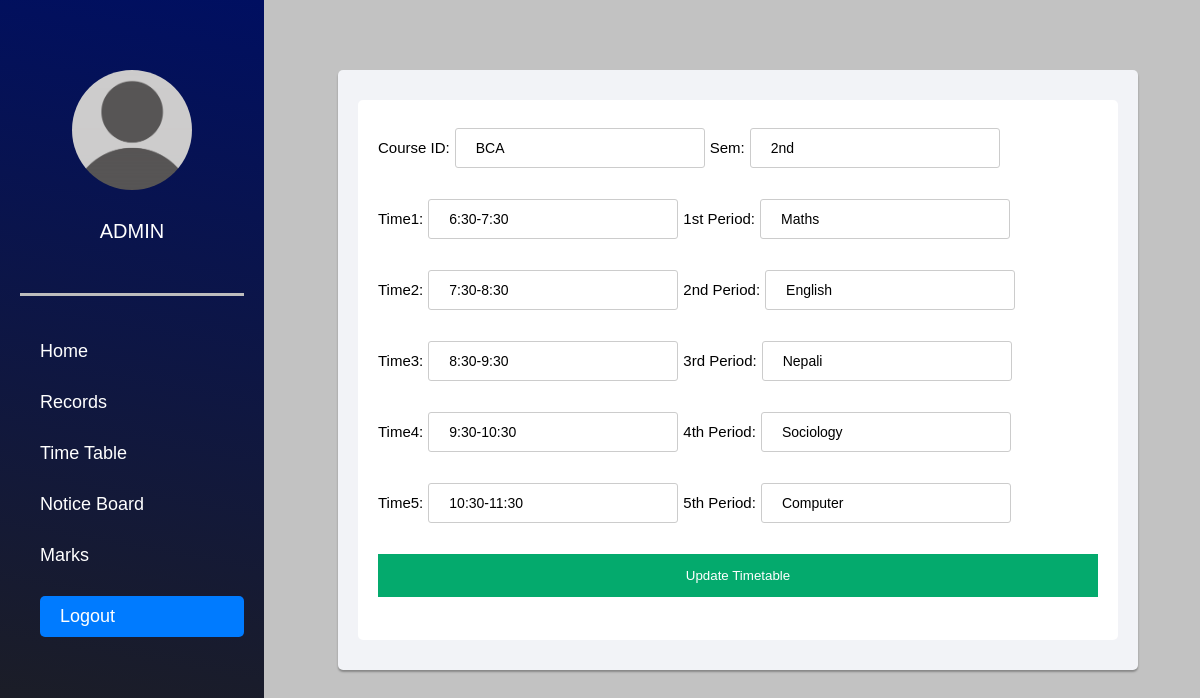
The page /edittimetable.php?editid=5 on the database its author committed.
### tables this page shows
CREATE TABLE `timetable` (
  `Timetable_ID` int(11) NOT NULL,
  `User_id` int(11) NOT NULL,
  `Course` varchar(100) DEFAULT NULL,
  `Semester` varchar(50) DEFAULT NULL,
  `time1` varchar(11) NOT NULL,
  `time2` varchar(11) NOT NULL,
  `time3` varchar(11) NOT NULL,
  `time4` varchar(11) NOT NULL,
  `time5` varchar(11) NOT NULL,
  `period1` varchar(255) NOT NULL,
  `period2` varchar(255) NOT NULL,
  `period3` varchar(255) NOT NULL,
  `period4` varchar(255) NOT NULL,
  `period5` varchar(255) NOT NULL
);

### edittimetable.php (the view, shortened to what this page needs)
<?php
include('dbconnection.php');
?>
<!DOCTYPE html>
<html lang="en">
<head>
	<link rel="stylesheet" href="src/style.css">
</head>
<body>
<div class="head_wrap">
    <div class="side_menu">
      <div class="avatar_profile">
        <img src="./src/images/ass.png" alt="">
      </div>
      <div class="student_info">
        <h3>Admin</h3>
      </div>
      <div class="navigation">
      <ul>
                    <li><a href="admin_dashboard.php">Home</a></li>
                    <li><a href="index1.php">Records</a></li>
                    <li><a href="table.php">Time Table</a></li>
                    <li><a href="noticeboard.php">Notice Board</a></li>
                    <li><a href="marks_portal.php">Marks</a></li>
                    <a href="login1.php" class="logout-btn">Logout</a>
                 </ul>
            </div>
    </div>
		<div class="info_tab">
			<div class="signup-form">
			<form method="POST">
    <?php
    if (isset($_GET['editid'])) {
        $eid = $_GET['editid'];
        $ret = mysqli_query($con, "SELECT * FROM timetable WHERE Timetable_ID='$eid'");
        while ($row = mysqli_fetch_array($ret)) {
    ?>
        <div class="form-group">
            <label for="course_id">Course ID:</label>
            <input type="text" id="course_id" name="course_id" value="<?php echo $row['Course']; ?>" >
			<label for="sem">Sem:</label>
            <input type="text" id="sem" name="sem" value="<?php echo $row['Semester']; ?>" required>
        </div>
		<div class="form-group">
            <label for="time_1">Time1:</label>
            <input type="text" id="time_1" name="time_1" value="<?php echo $row['time1']; ?>" required>
            <label for="period_1">1st Period:</label>
            <input type="text" id="period_1" name="period_1" value="<?php echo $row['period1']; ?>" required>
        </div>
		<div class="form-group">
            <label for="time_2">Time2:</label>
            <input type="text" id="time_2" name="time_2" value="<?php echo $row['time2']; ?>" required>
            <label for="period_2">2nd Period:</label>
            <input type="text" id="period_2" name="period_2" value="<?php echo $row['period2']; ?>" required>
        </div>
		<div class="form-group">
            <label for="time_3">Time3:</label>
            <input type="text" id="time_3" name="time_3" value="<?php echo $row['time3']; ?>" required>
            <label for="period_3">3rd Period:</label>
            <input type="text" id="period_3" name="period_3" value="<?php echo $row['period3']; ?>" required>
        </div>
		<div class="form-group">
            <label for="time_4">Time4:</label>
            <input type="text" id="time_4" name="time_4" value="<?php echo $row['time4']; ?>" required>
            <label for="period_4">4th Period:</label>
            <input type="text" id="period_4" name="period_4" value="<?php echo $row['period4']; ?>" required>
        </div>
		<div class="form-group">
            <label for="time_5">Time5:</label>
            <input type="text" id="time_5" name="time_5" value="<?php echo $row['time5']; ?>" required>
            <label for="period_5">5th Period:</label>
            <input type="text" id="period_5" name="period_5" value="<?php echo $row['period5']; ?>" required>
        </div>
    <?php
        }
    }
    ?>
    <div class="form-group">
        <button type="submit" name="submit">Update Timetable</button>
    </div>
</form>
			</div>
		</div>
</body>
</html>

### src/style.css (style rules this page uses)
* { padding: 0px; margin: 0px; box-sizing: border-box; }
body { font-family: 'Poppins', sans-serif; color: #252525; font-size: 18px; }
body h1,h2, h3 { font-family: 'Work Sans', sans-serif; }
* { box-sizing: border-box; }
body { margin: 0; font-family: Arial, sans-serif; }
img { width: 100%; height: auto; }
label { color: black; font-size: 15px; }
input[type=text], input[type=password] , select { width: 250px; padding: 12px 20px; margin: 8px 0; display: inline-block; border: 1px solid #ccc; box-sizing: border-box; }
button { background-color: #04AA6D; color: white; padding: 14px 20px; margin: 8px 0; border: none; cursor: pointer; width: 100%; }
.head_wrap { display: flex; flex-direction: row; width: 100%; background: rgb(194, 194, 194); }
.side_menu { padding: 20px; width: 22%; color: white; background: linear-gradient(10deg, rgba(31,31,31,1) 0%, rgba(0,15,97,1) 100%); }
.info_tab { padding: 20px; width: 73%; }
.student_info { padding-top: 30px; display: flex; flex-direction: column; align-items: center; }
.student_info h3 { text-transform: uppercase; font-size: 20px; font-weight: 500; }
.avatar_profile { width: 120px; height: 120px; margin: auto; margin-top:50px ; }
.avatar_profile img { border-radius: 50%; object-fit: cover; width: 100%; height: 100%; }
.navigation ul { list-style: none; }
.navigation a { text-decoration: none; color: white; }
.navigation { border-top: 3px solid rgb(189, 189, 189); padding-top: 45px; margin-top: 50px; padding-left: 20px; }
.navigation ul { display: flex; flex-direction: column; gap: 30px; }
.logout-btn { display: inline-block; padding: 10px 20px; background-color: #007bff; color: #fff; text-decoration: none; border-radius: 5px; transition: background-color 0.3s ease; }
.side_menu { height:100vh; position:fixed; }
.info_tab { margin-left: 25%; }

### edittimetable.php (style rules this page uses)
body { font-family: Arial, sans-serif; background: #63738a; margin: 0; padding: 0; box-sizing: border-box; }
.signup-form { width: 800px; margin: 50px auto; padding: 30px 20px; background: #f2f3f7; border-radius: 5px; box-shadow: 0px 2px 2px rgba(0, 0, 0, 0.3); }
.signup-form form { background: #fff; padding: 20px; border-radius: 5px; }
.form-group { margin-bottom: 15px; }
input, .form-group select { width: calc(50% - 5px); height: 40px; border: 1px solid #ccc; border-radius: 3px; padding: 10px; box-sizing: border-box; font-size: 14px; margin-bottom: 10px; }
.form-group button { width: 100%; }

### rows shown on the page
timetable: course_id "BCA", sem "2nd", time_1 "6:30-7:30", period_1 "Maths", time_2 "7:30-8:30", period_2 "English", time_3 "8:30-9:30", period_3 "Nepali", time_4 "9:30-10:30", period_4 "Sociology", time_5 "10:30-11:30", period_5 "Computer"
